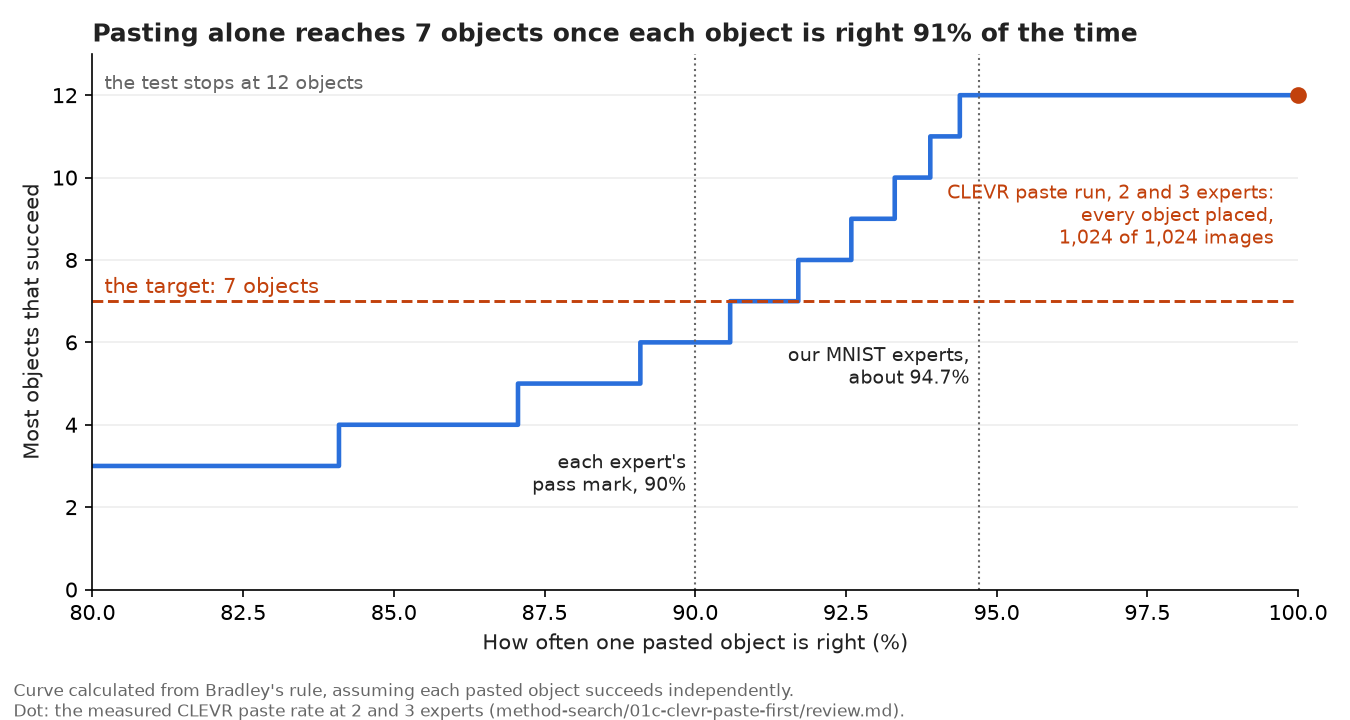

This chart was generated by the following Python code:
"""How many objects sample-and-paste reaches under Bradley's rule, if each pasted object is right independently with rate p."""
from math import comb

import matplotlib
matplotlib.use("Agg")
import matplotlib.pyplot as plt
import numpy as np

OUT = "/home/molef/PhD/concept-composition/artifacts/notes/progress/targets/how-far-sample-and-paste-reaches.png"


def at_least(n, k, p):
    return sum(comb(n, i) * p**i * (1 - p) ** (n - i) for i in range(k, n + 1))


def kmax(p, top=12):
    best = 0
    for k in range(1, top + 1):
        if p**k >= 0.5 and at_least(k, max(k - 2, 0), p) >= 0.9:
            best = k
        else:
            break
    return best


ps = np.linspace(0.80, 1.0, 2001)
ks = [kmax(float(p)) for p in ps]
first7 = float(ps[next(i for i, k in enumerate(ks) if k >= 7)])
first12 = float(ps[next(i for i, k in enumerate(ks) if k >= 12)])
print("first p reaching 7:", round(first7, 4), "first p reaching 12:", round(first12, 4))

INK, MUTED, LINE, MARK = "#222222", "#666666", "#2a6fdb", "#c2410c"
fig, ax = plt.subplots(figsize=(9, 4.8), dpi=150)
ax.step(ps * 100, ks, where="post", color=LINE, lw=2.2)
ax.axhline(7, color=MARK, lw=1.4, ls="--")
ax.text(80.2, 7.2, "the target: 7 objects", color=MARK, fontsize=10)
ax.text(80.2, 12.15, "the test stops at 12 objects", color=MUTED, fontsize=9)
for x, label, y in ((90.0, "each expert's\npass mark, 90%", 2.4), (94.7, "our MNIST experts,\nabout 94.7%", 5.0)):
    ax.axvline(x, color=MUTED, lw=1, ls=":")
    ax.text(x - 0.15, y, label, ha="right", color=INK, fontsize=9)
ax.set_xlim(80, 100)
ax.set_ylim(0, 13)
ax.set_yticks(range(0, 13, 2))
ax.set_xlabel("How often one pasted object is right (%)", color=INK)
ax.set_ylabel("Most objects that succeed", color=INK)
ax.set_title(f"Pasting alone reaches 7 objects once each object is right {first7 * 100:.0f}% of the time",
             loc="left", fontsize=12, fontweight="bold", color=INK)
for side in ("top", "right"):
    ax.spines[side].set_visible(False)
ax.grid(axis="y", color="#eeeeee")
ax.plot([100], [12], marker="o", color=MARK, ms=7, clip_on=False, zorder=5)
ax.text(99.6, 8.4, "CLEVR paste run, 2 and 3 experts:\nevery object placed,\n1,024 of 1,024 images", ha="right", color=MARK, fontsize=9)
fig.text(0.01, 0.005, "Curve calculated from Bradley's rule, assuming each pasted object succeeds independently.\n"
         "Dot: the measured CLEVR paste rate at 2 and 3 experts (method-search/01c-clevr-paste-first/review.md).",
         fontsize=8, color=MUTED)
fig.tight_layout(rect=(0, 0.06, 1, 1))
fig.savefig(OUT)
print(OUT)
